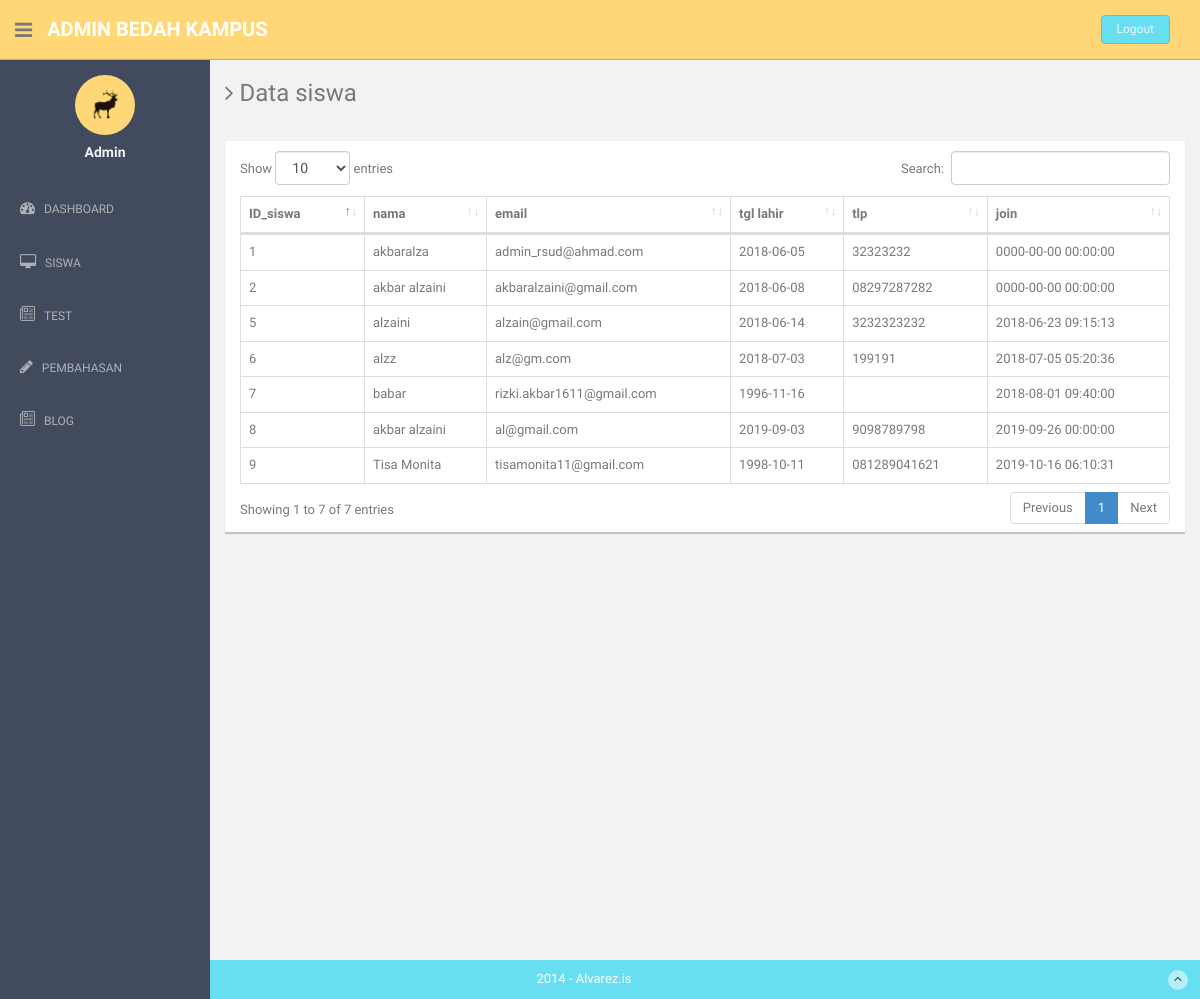
/index.php/admin/data_siswa, run on the app's committed database.
### tables this page shows
CREATE TABLE `siswa` (
  `ID_siswa` int(5) NOT NULL,
  `email` varchar(30) NOT NULL,
  `password` varchar(100) NOT NULL,
  `nama` varchar(30) NOT NULL,
  `tgl_lhr` date NOT NULL,
  `sma` varchar(30) DEFAULT NULL,
  `tlp` varchar(15) NOT NULL,
  `join` datetime NOT NULL
);

### application/controllers/Admin.php (called while the page is built, shortened)
<?php
class Admin extends CI_Controller
{
	public function __construct(){
        $this->load->model('Madmin');
		$this->load->model('Msoal');
    }
	function data_siswa(){
		$data['siswa'] = $this->Madmin->df_siswa()->result();
		$this->load->view('admin/datasiswa',$data);
	}
}
?>

### index.php (called while the page is built, shortened)
<?php
require_once BASEPATH.'core/CodeIgniter.php';

### application/models/Madmin.php (called while the page is built, shortened)
<?php
class Madmin extends CI_model
{
	function df_siswa()
	{
		return $this->db->get('siswa');
	}
}
?>

### application/views/admin/datasiswa.php (the view, shortened to what this page needs)
<!DOCTYPE html>
<html lang="en">
  <head>
    <link href="<?php echo base_url('dst/assets/css/bootstrap.css '); ?>" rel="stylesheet">
    <link href="<?php echo base_url('dst/datatables/dataTables.bootstrap4.css'); ?>" rel="stylesheet">
    <link href="<?php echo base_url('dst/assets/font-awesome/css/font-awesome.css '); ?>" rel="stylesheet" />
    <link rel="stylesheet" type="text/css" href="<?php echo base_url('dst/assets/css/zabuto_calendar.css '); ?>">
    <link rel="stylesheet" type="text/css" href="<?php echo base_url('dst/assets/js/gritter/css/jquery.gritter.css '); ?>" />
    <link rel="stylesheet" type="text/css" href="<?php echo base_url('dst/assets/lineicons/style.css '); ?>">
    <link href="<?php echo base_url('dst/assets/css/style.css '); ?>" rel="stylesheet">
    <link href="<?php echo base_url('dst/assets/css/style-responsive.css '); ?>" rel="stylesheet">
  </head>
  <body>
  <section id="container" >
      <header class="header black-bg">
              <div class="sidebar-toggle-box">
                  <div class="fa fa-bars tooltips" data-placement="right" data-original-title="Toggle Navigation"></div>
              </div>
            <a href="index.html" class="logo"><b>Admin Bedah kampus</b></a>
            <div class="top-menu">
              <ul class="nav pull-right top-menu">
                    <li><a class="logout" href="logout">Logout</a></li>
              </ul>
            </div>
        </header>
      <?php include 'navbar.php'; ?>
      <section id="main-content">
          <section class="wrapper site-min-height">
            <h3><i class="fa fa-angle-right"></i> Data siswa</h3>
            <div class="row mt">
              <div class="col-lg-12" >
              <p>
                <div class="card mb-3" style="height: 100%">
                  <div class="card-header" style="padding-bottom: 10px"> </div>
                  <div class="card-body">
                    <div class="table-responsive">
                      <table class="table table-bordered" id="dataTable" width="100%" cellspacing="0">
                        <thead>
                          <tr>
                            <th>ID_siswa</th>
                            <th>nama</th>
                            <th>email</th>
                            <th>tgl lahir</th>
                            <th>tlp</th>
                            <th>join</th>
                          </tr>
                        </thead>
                        <tbody>
                          <?php foreach ($siswa as $row) {
                            echo "<tr>
                            <td>$row->ID_siswa</td>
                            <td>$row->nama</td>
                            <td>$row->email</td>
                            <td>$row->tgl_lhr</td>
                            <td>$row->tlp</td>
                            <td>$row->join</td>
                          </tr>";
                          } ?>
                        </tbody>
                      </table>
                    </div>
                  </div>
                </div></p>
              </div>
            </div>
    </section><! --/wrapper -->
      </section>
      <footer class="site-footer">
          <div class="text-center">
              2014 - Alvarez.is
              <a href="index.html#" class="go-top">
                  <i class="fa fa-angle-up"></i>
              </a>
          </div>
      </footer>
  </section>
  </body>
</html>

### dst/assets/css/style.css (style rules this page uses)
body { color: #797979; background: #f2f2f2; font-family: 'Ruda', sans-serif; padding: 0px !important; margin: 0px !important; font-size:13px; }
ul li { list-style: none; }
a, a:hover, a:focus { text-decoration: none; outline: none; }
#container { width: 100%; height: 100%; }
.mt { margin-top: 25px; }
ul.top-menu > li > .logout { color: #f2f2f2; font-size: 12px; border-radius: 4px; -webkit-border-radius: 4px; border: 1px solid #64c3c2 !important; padding: 5px 15px; margin-right: 15px; background: #68dff0; margin-top: 15px; }
#main-content { margin-left: 210px; }
.header, .footer { min-height: 60px; padding: 0 15px; }
.header { position: fixed; left: 0; right: 0; z-index: 1002; }
.black-bg { background: #ffd777; border-bottom: 1px solid #c9aa5f; }
.wrapper { display: inline-block; margin-top: 60px; padding-left: 15px; padding-right: 15px; padding-bottom: 15px; padding-top: 0px; width: 100%; }
a.logo { font-size: 20px; color: #ffffff; float: left; margin-top: 15px; text-transform: uppercase; }
a.logo b { font-weight: 900; }
#top_menu .nav > li, ul.top-menu > li { float: left; }
ul.top-menu > li > a { color: #666666; font-size: 16px; border-radius: 4px; -webkit-border-radius: 4px; border:1px solid #666666 !important; padding: 2px 6px; margin-right: 15px; }
.sidebar-toggle-box { float: left; padding-right: 15px; margin-top: 20px; }
.sidebar-toggle-box .fa-bars { cursor: pointer; display: inline-block; font-size: 20px; }
.card { background: white; box-shadow: 0 2px 1px rgba(0, 0, 0, 0.2); margin-bottom: 1em; height: 250px; }
.site-footer { background: #68dff0; color: #fff; padding: 10px 0; }
.go-top { margin-right: 1%; float: right; background: rgba(255,255,255,.5); width: 20px; height: 20px; border-radius: 50%; -webkit-border-radius: 50%; }
.go-top i { color: #2A3542; }
.site-min-height { min-height: 900px; }

### data on the page
siswa: ID_siswa "1", nama "akbaralza", email "admin_rsud@ahmad.com", tgl_lhr "2018-06-05", tlp "32323232", join "0000-00-00 00:00:00"
siswa: ID_siswa "2", nama "akbar alzaini", email "akbaralzaini@gmail.com", tgl_lhr "2018-06-08", tlp "08297287282", join "0000-00-00 00:00:00"
siswa: ID_siswa "5", nama "alzaini", email "alzain@gmail.com", tgl_lhr "2018-06-14", tlp "3232323232", join "2018-06-23 09:15:13"
siswa: ID_siswa "6", nama "alzz", email "alz@gm.com", tgl_lhr "2018-07-03", tlp "199191", join "2018-07-05 05:20:36"
siswa: ID_siswa "7", nama "babar", email "rizki.akbar1611@gmail.com", tgl_lhr "1996-11-16", join "2018-08-01 09:40:00"
siswa: ID_siswa "8", nama "akbar alzaini", email "al@gmail.com", tgl_lhr "2019-09-03", tlp "9098789798", join "2019-09-26 00:00:00"
siswa: ID_siswa "9", nama "Tisa Monita", email "tisamonita11@gmail.com", tgl_lhr "1998-10-11", tlp "081289041621", join "2019-10-16 06:10:31"
